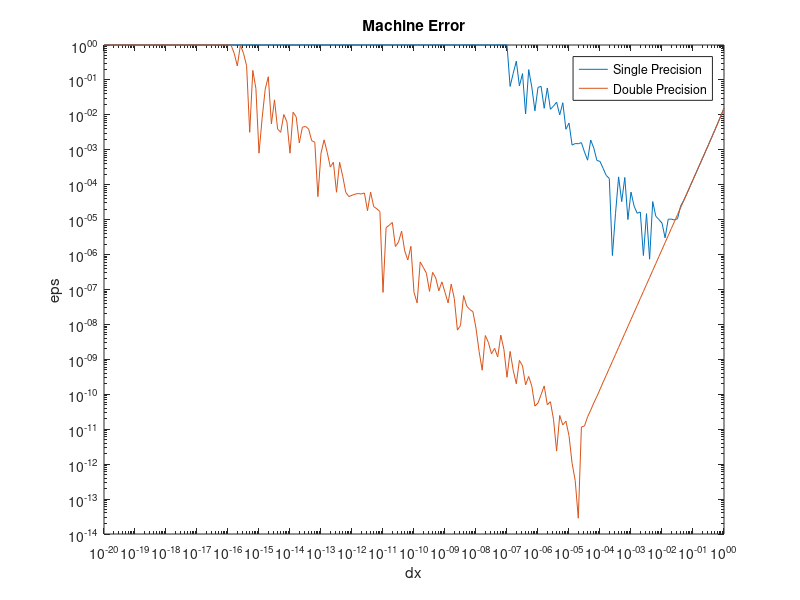
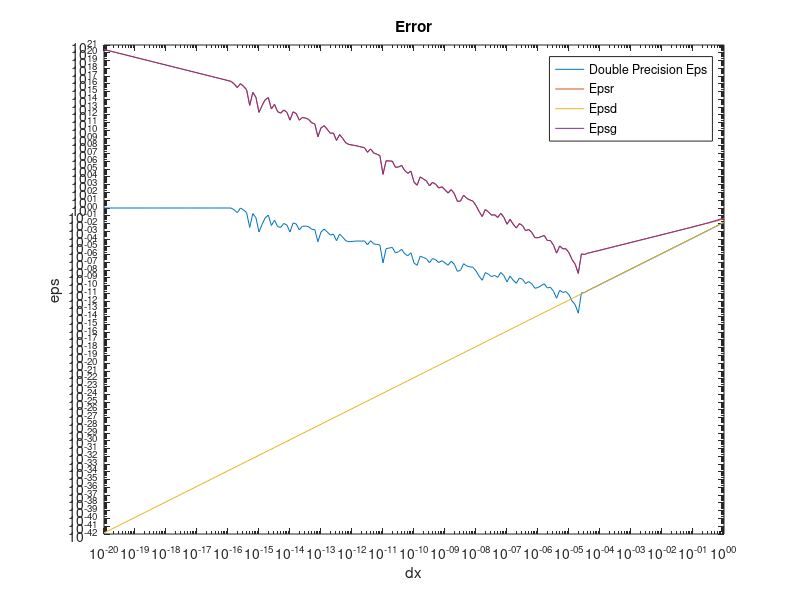
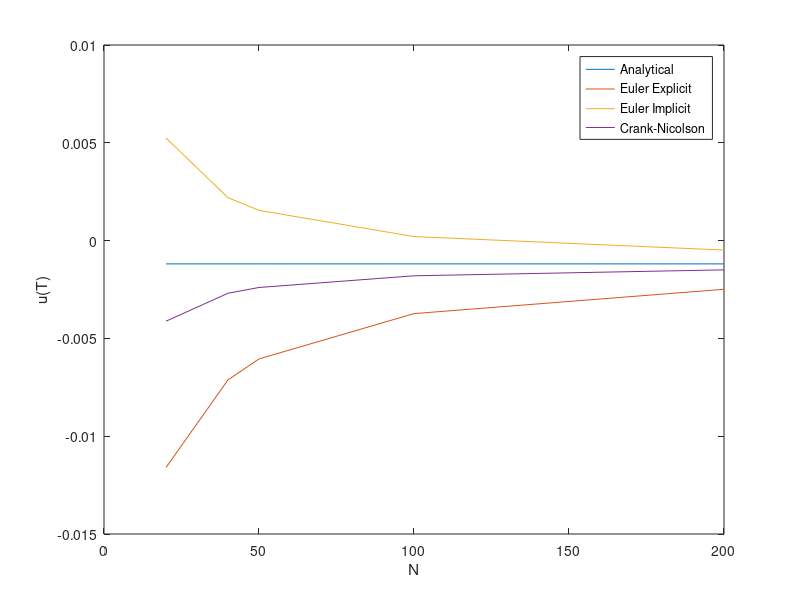
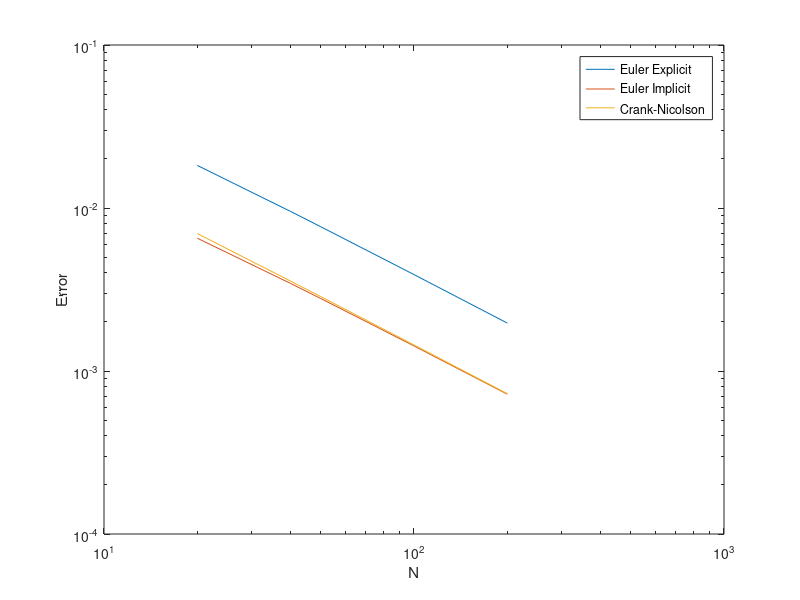

Reproduce these figures in MATLAB, in order.
%% Homework 2

%% Task 1: Machine Accuracy

%numprec=double(1.0); % Define 1.0 with double precision
%umprec=single(1.0); % Define 1.0 with single precision
%while(0.1 < 0.1 + numprec)
%numprec=numprec*0.5;
%end
%numprec=numprec*2


%% Task 2: Round-o? Error


dx = single(10.^[-20:0.1:0]);
x = single(2);

deriv = (x*(x+2))/(x+1)^2; % f'(x)

a = (x-dx)+1./(1+(x-dx)); % f(x-dx)
b = (x+dx)+1./(1+(x+dx)); % f(x+dx)
derivnum = (b-a)./(2.*dx); % f'num(x)

eps(1,:) = abs(deriv - derivnum)./abs(deriv);

dx = double(10.^[-20:0.1:0]);
x = double(2);

deriv = (x*(x+2))/(x+1)^2; % f'(x)

a = (x-dx)+1./(1+(x-dx)); % f(x-dx)
b = (x+dx)+1./(1+(x+dx)); % f(x+dx)
derivnum = (b-a)./(2.*dx); % f'num(x)

eps(2,:) = abs(deriv - derivnum)./abs(deriv);

loglog(dx,eps);
xlabel('dx');
ylabel('eps');
title('Machine Error');
legend('Single Precision', 'Double Precision');

% the following is still in double precision

eps2 = eps(2,:);
fx = x+1/(1+x);
deriv3 = -6*(x+1)^-4;
epsr = eps2.*abs(fx)./(dx.*abs(deriv));
epsd = dx.^2*abs(deriv3) / abs(6*deriv);
epsg = epsr + epsd;

figure();
loglog(dx,[eps2; epsr; epsd; epsg]);
xlabel('dx');
ylabel('eps');
title('Error');
legend('Double Precision Eps', 'Epsr', 'Epsd', 'Epsg');

[~, i] = min(epsg);
dx(i)


%% Task 3: Integration of Ordinary Di?erential Equation
figure();

la = -0.2 + 0.1i;

u = [exp(la*16) exp(la*16) exp(la*16) exp(la*16) exp(la*16)];

T = 16;
j=0;
for N = [20 40 50 100 200]
j = j+1;
dt = T/N;
u1(j) = 1;
 for t = 0:dt:T
     u1(j) = (1 + dt*la)*u1(j); % Euler Explicit
 end
end

j=0;
for N = [20 40 50 100 200]
j = j+1;
dt = T/N;
u2(j) = 1;
 for t = 0:dt:T
     u2(j) = u2(j)/(1 - dt*la); % Euler Implicit
 end
end

j=0;
for N = [20 40 50 100 200]
j = j+1;
dt = T/N;
u3(j) = 1;
 for t = 0:dt:T
     u3(j) = (1+0.5*dt*la)*u3(j)/(1-0.5*dt*la); % Crank-Nicolson
 end
end

N = [20 40 50 100 200];
plot(N,[u; u1; u2; u3]);
xlabel('N');
ylabel('u(T)');
title('');
legend('Analytical', 'Euler Explicit', 'Euler Implicit', 'Crank-Nicolson');

figure();
loglog(N, [abs(u1-u); abs(u2-u); abs(u3-u)]);
xlabel('N');
ylabel('Error');
title('');
legend('Euler Explicit', 'Euler Implicit', 'Crank-Nicolson');
